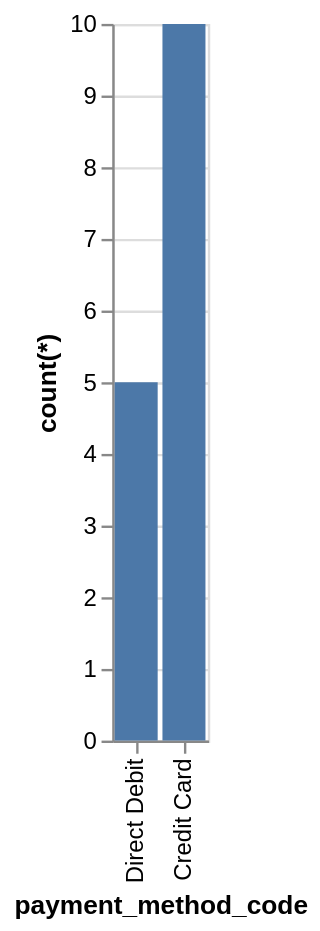

Describe this chart as a Vega-Lite specification.
### Vega-Lite specification from a JSON file in a GitHub repository (floating-point values rounded to 4 significant figures)
{"data": {"values": [{"x_data": "Direct Debit", "y_data": 5}, {"x_data": "Credit Card", "y_data": 10}]}, "mark": "bar", "encoding": {"x": {"field": "x_data", "type": "nominal", "title": "payment_method_code", "sort": "descending"}, "y": {"field": "y_data", "type": "quantitative", "title": "count(*)"}}}
